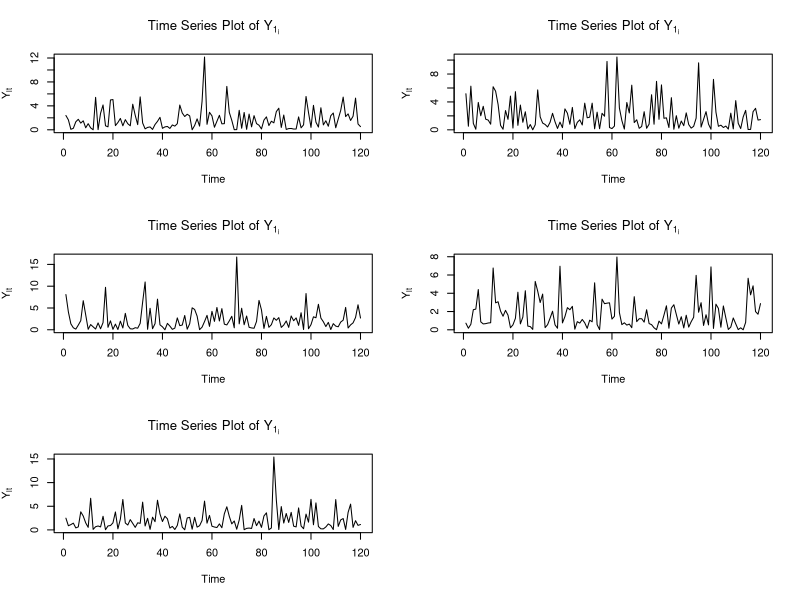
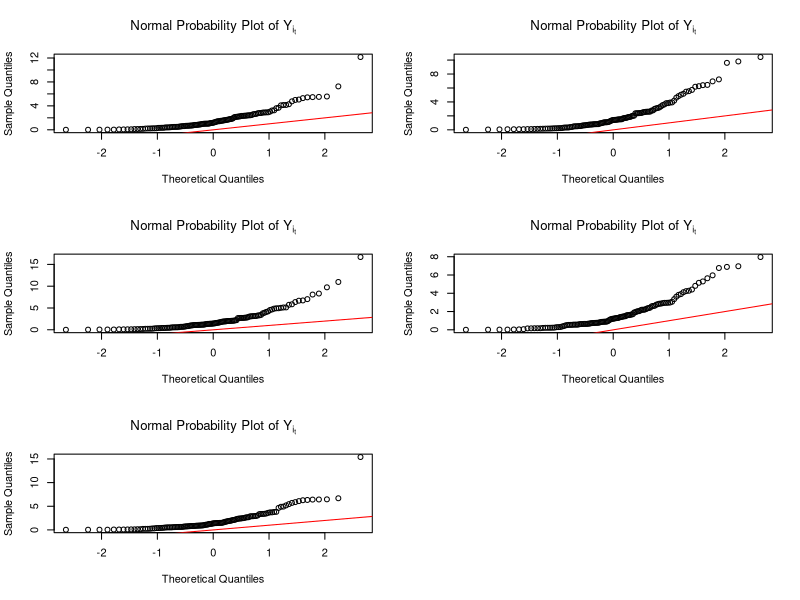
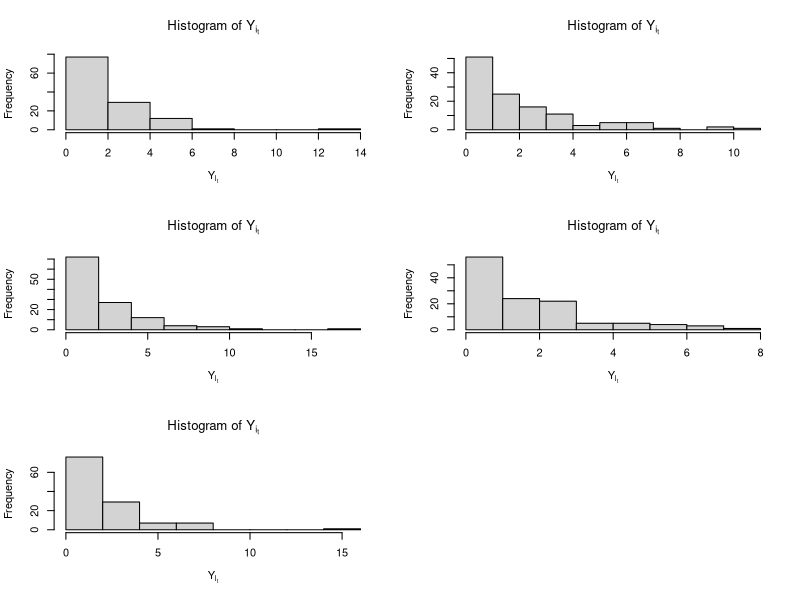
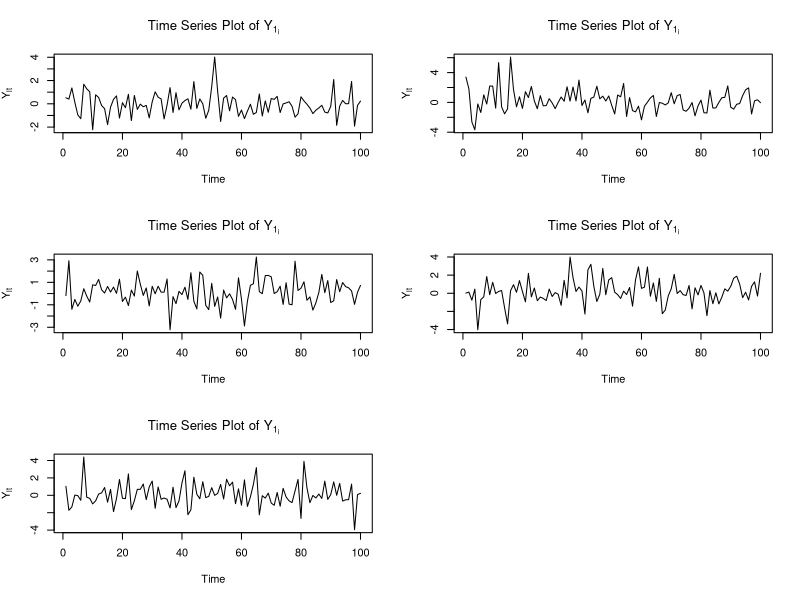
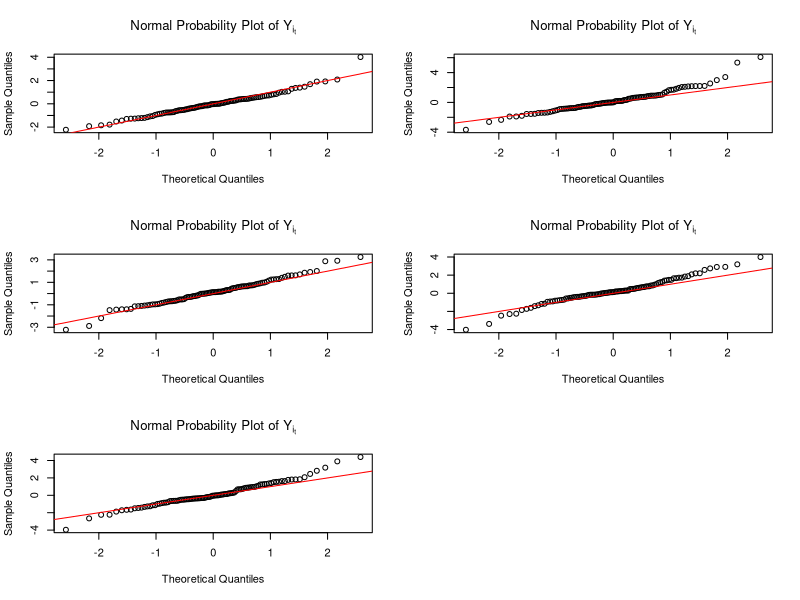
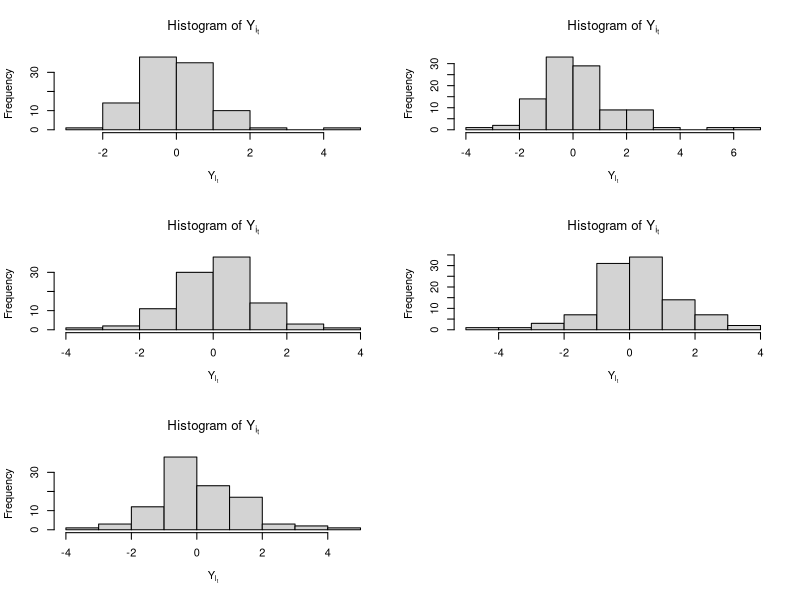

R code for these plots, in order:
## ---- chunk 1
library(knitr)
opts_chunk$set(tidy.opts = list(width.cutoff = 60), tidy = TRUE, fig.width = 12, fig.height = 8)
## ---- chunk 2
set.seed(1401)
## ---- chunk 3
n <- 120
## ---- chunk 4
series_list <- replicate(5, as.ts(rchisq(n, 2, ncp = 0)))
## ---- chunk 5
par(mfrow = c(3, 2))
for (i in 1:5) {
  plot(series_list[, i], type = 'l', xlab = expression("Time"), ylab = expression(paste("Y"[i][t])), main = expression(paste("Time Series Plot of Y"[1[i]])))
}
## ---- chunk 6
par(mfrow = c(3, 2))
for (i in 1:5) {
  qqnorm(series_list[, i], main = expression(paste("Normal Probability Plot of Y"[i[t]])))
  abline(a = 0, b = 1, col = 'red')
}
## ---- chunk 7
par(mfrow = c(3, 2))
for (i in 1:5) {
  hist(series_list[, i], xlab = expression(paste("Y"[i[t]])), main = expression(paste("Histogram of Y"[i[t]])))
}
## ---- chunk 8
n <- 100
## ---- chunk 9
series_list <- replicate(5, as.ts(rt(n, 5, ncp = 0)))
## ---- chunk 10
par(mfrow = c(3, 2))
for (i in 1:5) {
  plot(series_list[, i], type = 'l', xlab = expression("Time"), ylab = expression(paste("Y"[i][t])), main = expression(paste("Time Series Plot of Y"[1[i]])))
}
## ---- chunk 11
par(mfrow = c(3, 2))
for (i in 1:5) {
  qqnorm(series_list[, i], main = expression(paste("Normal Probability Plot of Y"[i[t]])))
  abline(a = 0, b = 1, col = 'red')
}
## ---- chunk 12
par(mfrow = c(3, 2))
for (i in 1:5) {
  hist(series_list[, i], xlab = expression(paste("Y"[i[t]])), main = expression(paste("Histogram of Y"[i[t]])))
}
